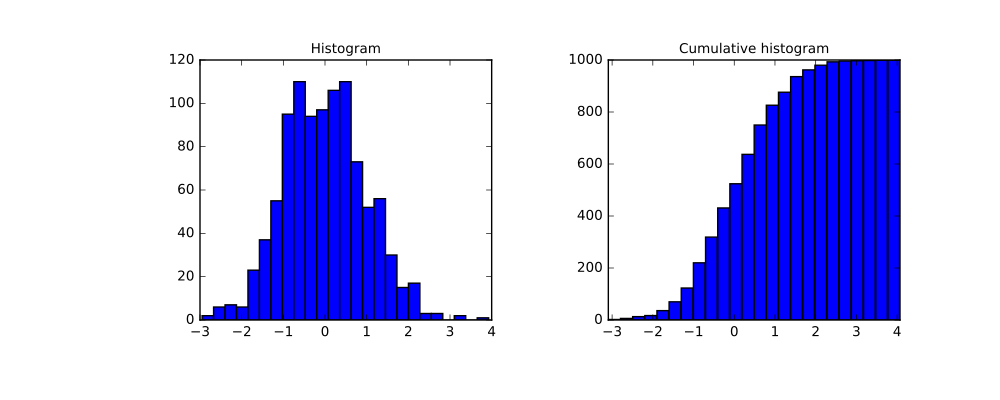

Python code for this plot:
import matplotlib.pyplot as plt
from scipy import stats
x = [1, 4, 2, 1, 3, 1]
res = stats.cumfreq(x, numbins=4, defaultreallimits=(1.5, 5))
res.cumcount
# array([ 1.,  2.,  3.,  3.])
res.extrapoints
# 3

# Create a normal distribution with 1000 random values

rng = np.random.RandomState(seed=12345)
samples = stats.norm.rvs(size=1000, random_state=rng)

# Calculate cumulative frequencies

res = stats.cumfreq(samples, numbins=25)

# Calculate space of values for x

x = res.lowerlimit + np.linspace(0, res.binsize*res.cumcount.size,
                                 res.cumcount.size)

# Plot histogram and cumulative histogram

fig = plt.figure(figsize=(10, 4))
ax1 = fig.add_subplot(1, 2, 1)
ax2 = fig.add_subplot(1, 2, 2)
ax1.hist(samples, bins=25)
ax1.set_title('Histogram')
ax2.bar(x, res.cumcount, width=res.binsize)
ax2.set_title('Cumulative histogram')
ax2.set_xlim([x.min(), x.max()])

plt.show()
